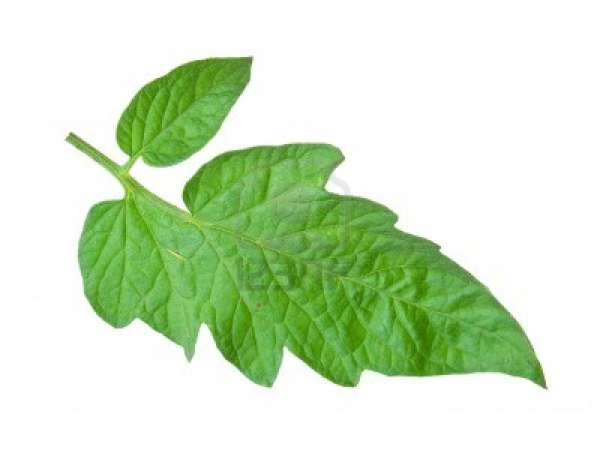
#> input picture images/h/tomato-leaf.jpg, 1200 x 900 px, found by its file name (shown at 1/2 size)
$ python avg_irregularity.py
#> lines starting #> are read from the running program, lines starting #| are printed output that depends on the picture; after the words box and inside, x2 and y2 are one past the last pixel; in counts of white or black regions, pixels touching at a corner belong together
import matplotlib.pyplot as plt
from skimage.feature import graycomatrix, graycoprops
import numpy as np
import cv2
from PIL import Image


def classify_irregularity(score):
    if score < 0.1:
        return "Smooth"
    elif score < 0.3:
        return "Moderate"
    else:
        return "Highly Irregular"
# Updated version: exclude greasy spots outside the leaf by masking non-leaf areas


def get_leaf_mask(image):
    """Return binary mask of the leaf region based on HSV color range."""
    hsv = cv2.cvtColor(image, cv2.COLOR_BGR2HSV)
    return cv2.inRange(hsv, (15, 40, 40), (90, 255, 255))


def detect_irregular_greasy_spots_with_leaf_mask(image):
    """Detects greasy spots only inside the leaf area and evaluates shape irregularity."""
    leaf_mask = get_leaf_mask(image)
    gray = cv2.cvtColor(image, cv2.COLOR_BGR2GRAY)

    # Apply leaf mask to grayscale image before thresholding
    masked_gray = cv2.bitwise_and(gray, gray, mask=leaf_mask)

    thresh = cv2.adaptiveThreshold(
        masked_gray, 255,
        cv2.ADAPTIVE_THRESH_MEAN_C,
        cv2.THRESH_BINARY_INV,
        blockSize=11, C=3
    )

    contours, _ = cv2.findContours(
        thresh, cv2.RETR_EXTERNAL, cv2.CHAIN_APPROX_SIMPLE)
    greasy_spots = []
    irregularities = []
    result = image.copy()

    for c in contours:
        area = cv2.contourArea(c)
        if 20 < area < 500:
            perimeter = cv2.arcLength(c, True)
            if perimeter == 0:
                continue
            circularity = 4 * np.pi * area / (perimeter ** 2)
            irregularity = 1 - circularity
            irregularities.append(irregularity)
            greasy_spots.append(c)
            x, y, w, h = cv2.boundingRect(c)
            cv2.rectangle(result, (x, y), (x + w, y + h), (0, 255, 0), 1)

    avg_irreg = np.mean(irregularities) if irregularities else 0
    irreg_label = classify_irregularity(avg_irreg)
    result_rgb = cv2.cvtColor(result, cv2.COLOR_BGR2RGB)

    return result_rgb, len(greasy_spots), avg_irreg, irreg_label


image_path = 'F:\\Users\\Santanu\\Desktop\\paper_syn\\codebase\\images\\h\\tomato-leaf.jpg'
image = cv2.imread(image_path)
#> image is the input picture: shape (900, 1200, 3); mean B, G, R 197.5, 228.5, 208.4
image = cv2.resize(image, (256, 256))
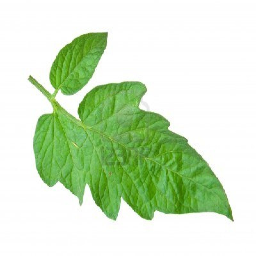
#> image: shape (256, 256, 3); mean B, G, R 197.4, 228.5, 208.3

# Run updated method
updated_img, spot_count, avg_irregularity, category = detect_irregular_greasy_spots_with_leaf_mask(
    image)
#> in get_leaf_mask, `hsv = cv2.cvtColor(image, cv2.COLOR_BGR2HSV)`: hsv: shape (256, 256, 3); mean H, S, V 20.6, 47.7, 228.5
#> in get_leaf_mask, `return cv2.inRange(hsv, (15, 40, 40), (90, 255, 255))`:
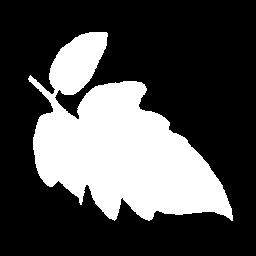
#> returned value: shape (256, 256); 30.2% white; 1 white region, box (x1, y1, x2, y2) and area: (28, 32, 233, 221) 19804
#> in detect_irregular_greasy_spots_with_leaf_mask, `gray = cv2.cvtColor(image, cv2.COLOR_BGR2GRAY)`:
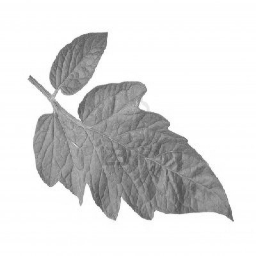
#> gray: shape (256, 256); min 72, max 255, mean 218.9
#> in detect_irregular_greasy_spots_with_leaf_mask, `masked_gray = cv2.bitwise_and(gray, gray, mask=leaf_mask)`:
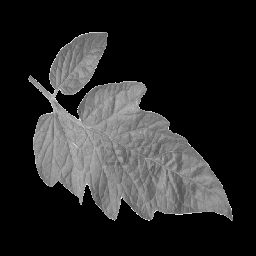
#> masked_gray: shape (256, 256); min 0, max 247, mean 41.6
#> in detect_irregular_greasy_spots_with_leaf_mask, `thresh = cv2.adaptiveThreshold( masked_gray, 255, cv2.ADAPTIVE_THRESH_..`:
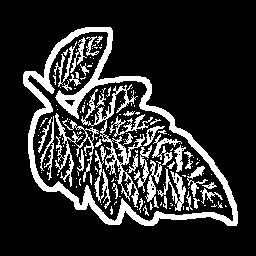
#> thresh: shape (256, 256); 17.9% white; 161 white regions (121 under 20 px)
#> in detect_irregular_greasy_spots_with_leaf_mask, `contours, _ = cv2.findContours( thresh, cv2.RETR_EXTERNAL, cv2.CHAIN_A..`: contours = 1 contour; box (x1, y1, x2, y2) and area: (23, 27, 238, 226) 24830
#> the loop in detect_irregular_greasy_spots_with_leaf_mask, `for c in contours:` made 1 pass
#> area on pass 1: 24829.5
#> after the loop in detect_irregular_greasy_spots_with_leaf_mask, `for c in contours:`: greasy_spots = []
#> in detect_irregular_greasy_spots_with_leaf_mask, `avg_irreg = np.mean(irregularities) if irregularities else 0`: avg_irreg = 0
#> in detect_irregular_greasy_spots_with_leaf_mask, `irreg_label = classify_irregularity(avg_irreg)`: irreg_label = 'Smooth'
#> spot_count = 0; avg_irregularity = 0; category = 'Smooth'

# Show updated image
plt.figure(figsize=(6, 6))
plt.imshow(updated_img)
plt.title(
    f"Spots: {spot_count}, Irregularity: {avg_irregularity:.2f} ({category})")
plt.axis("off")
plt.tight_layout()
plt.show()

$ run again, with images/h/istockphoto-1266605044-612x612.jpg copied over images/h/tomato-leaf.jpg
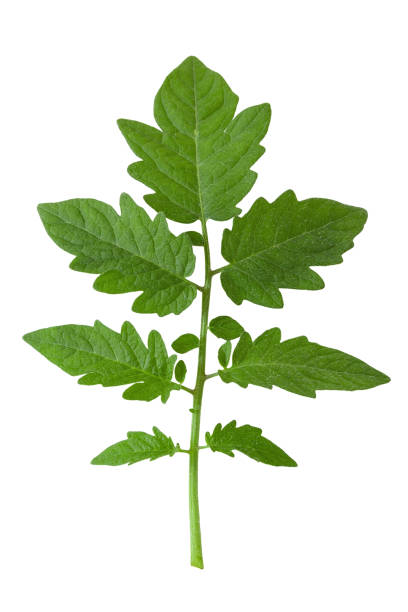
#> input picture images/h/istockphoto-1266605044-612x612.jpg, 408 x 612 px, found by its file name
#> image is the input picture: shape (612, 408, 3); mean B, G, R 199.5, 224, 213.4
#> image: shape (256, 256, 3)
#> hsv: shape (256, 256, 3); mean H, S, V 16, 47.3, 224
#> in get_leaf_mask, `return cv2.inRange(hsv, (15, 40, 40), (90, 255, 255))`:
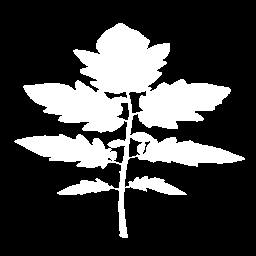
#> returned value: shape (256, 256); 25.6% white; 1 white region, box (x1, y1, x2, y2) and area: (14, 23, 245, 238) 16781
#> in detect_irregular_greasy_spots_with_leaf_mask, `thresh = cv2.adaptiveThreshold( masked_gray, 255, cv2.ADAPTIVE_THRESH_..`:
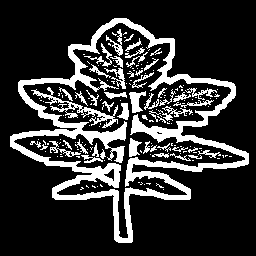
#> thresh: shape (256, 256); 20.1% white; 171 white regions (124 under 20 px)
#> contours = 1 contour; box (x1, y1, x2, y2) and area: (10, 18, 249, 243) 25828
#> the loop in detect_irregular_greasy_spots_with_leaf_mask, `for c in contours:` made 1 pass
#> area on pass 1: 25827.5
#> after the loop in detect_irregular_greasy_spots_with_leaf_mask, `for c in contours:`: greasy_spots = []
#> avg_irreg = 0
#> irreg_label = 'Smooth'
#> spot_count = 0; category = 'Smooth'
